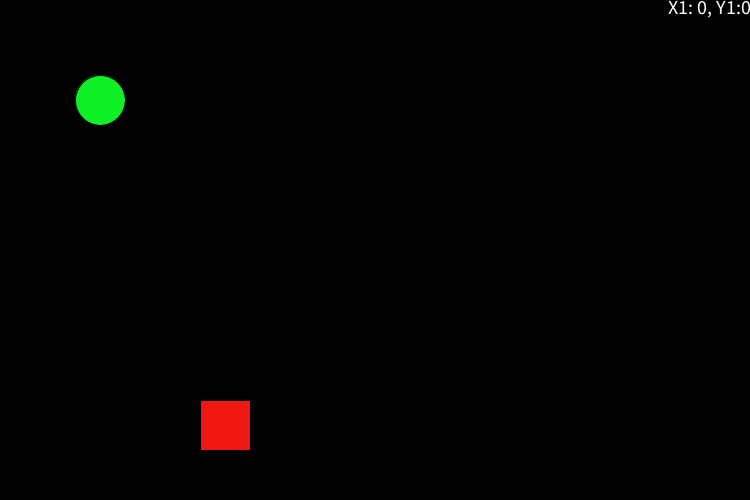
Frame 1 (no input)
Frame 60 (the mouse pressed at the canvas centre just before this capture): identical to frame 1, image omitted
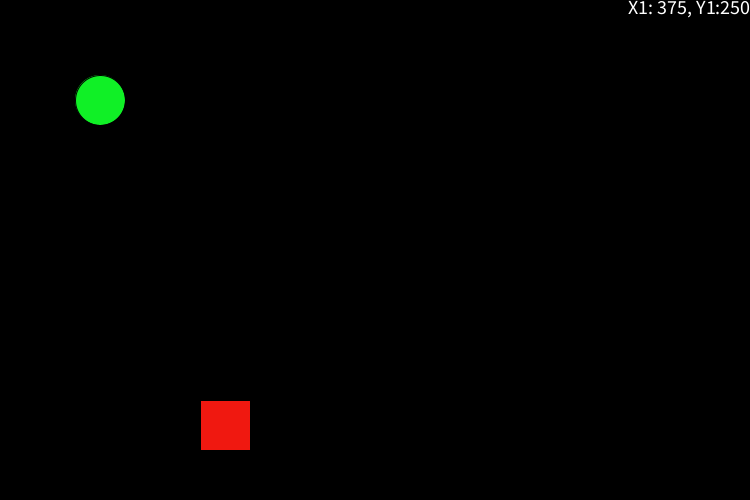
Frame 120 (the mouse held since frame 60 and released just before this capture)

The Processing sketch that drew these frames (run headless with seeded random() and noise(); from frame 60 on, the mouse is pressed at the canvas centre):

// Processing sketch: Ejercicio_17
// ── Ejercicio_17.pde
float x1= 100 , y1 = 100 , x2= 200, y2= 400;
float cofre = 25;

void setup(){
 size(750,500);
}

void draw() {
  background(0);
  float CoordenadaX = x2 - x1;
  float CoordenadaY = y2 - y1;
  
  float distancia = sqrt(pow(CoordenadaX, 2)+ pow(CoordenadaY , 2));
  String textoDistancia = "La distancia es de:" + distancia;
  println(textoDistancia);
  if  (distancia <= cofre) {
    println("Premio Recibido");
     }
  fill(#10F026);
  ellipse(x1,y1,50,50);
  fill(#F01810);  
  rect(x2,y2,50,50);
 String coordenadas = "X1: " + mouseX + ", Y1:" + mouseY;
 fill(255);
 textSize(20);
 textAlign(RIGHT, TOP);
 text(coordenadas, width, 0);
 
}
  
void mouseMoved(){
  x1=mouseX;
  y1=mouseY;
} 
